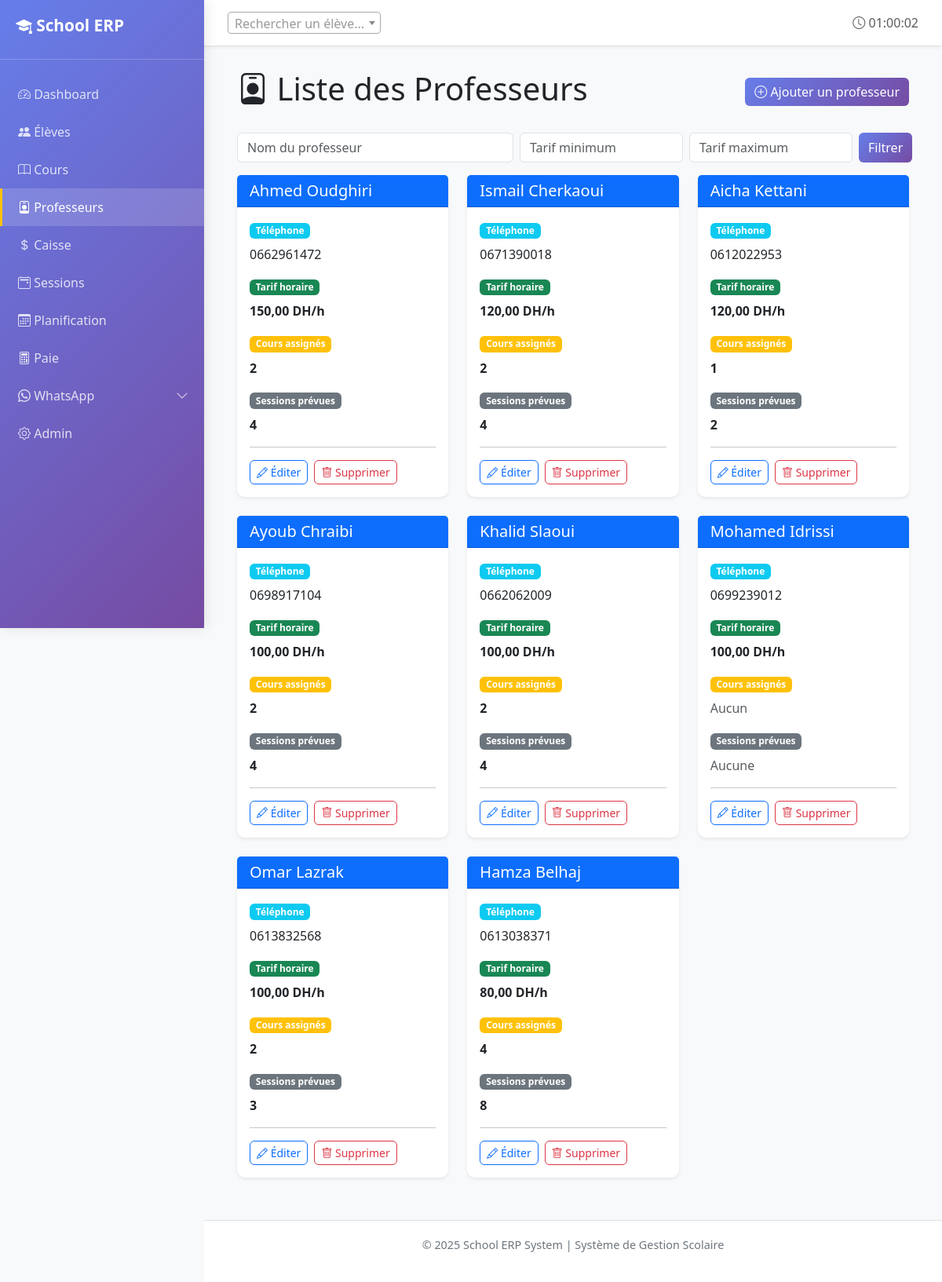
/teachers/ (signed in), run on the app's committed database.
### core/models.py (models this page shows, shortened)
class Teacher(models.Model):
    name = models.CharField(max_length=100, verbose_name="Nom complet")
    phone = models.CharField(max_length=20, verbose_name="Téléphone")
    email = models.EmailField(blank=True, verbose_name="Email")
    hourly_rate = models.DecimalField(
        max_digits=8,
        decimal_places=2,
        validators=[MinValueValidator(Decimal('0.01'))],
        verbose_name="Tarif horaire (DH)"
    )
    is_active = models.BooleanField(default=True, verbose_name="Actif")
    created_at = models.DateTimeField(auto_now_add=True)
    class Meta:
        verbose_name = "Professeur"
        verbose_name_plural = "Professeurs"
        ordering = ['name']

### core/views.py (the view)
# urls.py: path('teachers/', views.teachers_list, name='teachers_list'),
def teachers_list(request):
    from .models import Teacher
    teachers = Teacher.objects.annotate(
        course_count=Count('course_groups', distinct=True),
        session_count=Count(
            'course_groups__sessions',
            filter=Q(course_groups__sessions__status='PLANNED'),
            distinct=True
        )
    )
    teacher_filter = TeacherFilter(request.GET, queryset=teachers)
    teachers = teacher_filter.qs
    return render(request, 'core/teachers_list.html', {'teachers': teachers, 'filter': teacher_filter})

### core/templatetags/nav_active.py (called while the page is built)
@register.simple_tag(takes_context=True)
def active_if(context, *names):
    request = context.get("request")
    if not request or not request.resolver_match:
        return ""
    return "active" if request.resolver_match.url_name in names else ""

### templates/core/teachers_list.html (shortened to what this page needs)
{% extends 'core/base.html' %}
{% block content %}
<div class="container">
    <div class="d-flex justify-content-between align-items-center mb-4">
        <h1><i class="bi bi-person-badge"></i> Liste des Professeurs</h1>
        <a href="/admin/core/teacher/add/" class="btn btn-primary" target="_blank">
            <i class="bi bi-plus-circle"></i> Ajouter un professeur
        </a>
    </div>
    <div class="mb-3">
        <form method="get" class="row g-2">
            <div class="col-md-5">{{ filter.form.name }}</div>
            <div class="col-md-3">{{ filter.form.min_rate }}</div>
            <div class="col-md-3">{{ filter.form.max_rate }}</div>
            <div class="col-md-1 d-grid"><button class="btn btn-primary">Filtrer</button></div>
        </form>
    </div>
    {% if teachers %}
        <div class="row">
            {% for teacher in teachers %}
                <div class="col-lg-4 col-md-6 mb-4">
                    <div class="card h-100 shadow-sm">
                        <div class="card-header bg-primary text-white">
                            <h5 class="mb-0">{{ teacher.name }}</h5>
                        </div>
                        <div class="card-body">
                            <div class="mb-3">
                                <span class="badge bg-info">Téléphone</span>
                                <p class="mb-0 mt-2">{{ teacher.phone|default:"N/A" }}</p>
                            </div>
                            <div class="mb-3">
                                <span class="badge bg-success">Tarif horaire</span>
                                <p class="mb-0 mt-2"><strong>{{ teacher.hourly_rate }} DH/h</strong></p>
                            </div>
                            <div class="mb-3">
                                <span class="badge bg-warning">Cours assignés</span>
                                <p class="mb-0 mt-2">
                                    {% if teacher.course_count %}
                                        <strong>{{ teacher.course_count }}</strong>
                                    {% else %}
                                        <span class="text-muted">Aucun</span>
                                    {% endif %}
                                </p>
                            </div>
                            <div class="mb-3">
                                <span class="badge bg-secondary">Sessions prévues</span>
                                <p class="mb-0 mt-2">
                                    {% if teacher.session_count %}
                                        <strong>{{ teacher.session_count }}</strong>
                                    {% else %}
                                        <span class="text-muted">Aucune</span>
                                    {% endif %}
                                </p>
                            </div>
                            <hr>
                            <div class="d-flex gap-2">
                                <a href="/admin/core/teacher/{{ teacher.id }}/change/" class="btn btn-sm btn-outline-primary" target="_blank">
                                    <i class="bi bi-pencil"></i> Éditer
                                </a>
                                <a href="/admin/core/teacher/{{ teacher.id }}/delete/" class="btn btn-sm btn-outline-danger" target="_blank">
                                    <i class="bi bi-trash"></i> Supprimer
                                </a>
                            </div>
                        </div>
                    </div>
                </div>
            {% endfor %}
        </div>
    {% endif %}
</div>
{% endblock %}

### templates/core/base.html (style rules this page uses)
:root { --primary-color: #0d6efd; --secondary-color: #6c757d; --success-color: #198754; --danger-color: #dc3545; --warning-color: #ffc107; }
body { display: flex; min-height: 100vh; background-color: #f8f9fa; }
.card { border: none; border-radius: 10px; box-shadow: 0 2px 8px rgba(0,0,0,0.08); transition: transform 0.2s, box-shadow 0.2s; }
.btn { border-radius: 6px; font-weight: 500; transition: all 0.3s; }
.btn-primary { background: linear-gradient(135deg, #667eea 0%, #764ba2 100%); border: none; }

### data on the page
Teacher: name "Ahmed Oudghiri", phone "0662961472", hourly_rate "150,00", course_count "2", session_count "4"
Teacher: name "Ismail Cherkaoui", phone "0671390018", hourly_rate "120,00", course_count "2", session_count "4"
Teacher: name "Aicha Kettani", phone "0612022953", hourly_rate "120,00", course_count "1", session_count "2"
Teacher: name "Ayoub Chraibi", phone "0698917104", hourly_rate "100,00", course_count "2", session_count "4"
Teacher: name "Khalid Slaoui", phone "0662062009", hourly_rate "100,00", course_count "2", session_count "4"
Teacher: name "Mohamed Idrissi", phone "0699239012", hourly_rate "100,00", shows "Aucun", shows "Aucune"
Teacher: name "Omar Lazrak", phone "0613832568", hourly_rate "100,00", course_count "2", session_count "3"
Teacher: name "Hamza Belhaj", phone "0613038371", hourly_rate "80,00", course_count "4", session_count "8"
